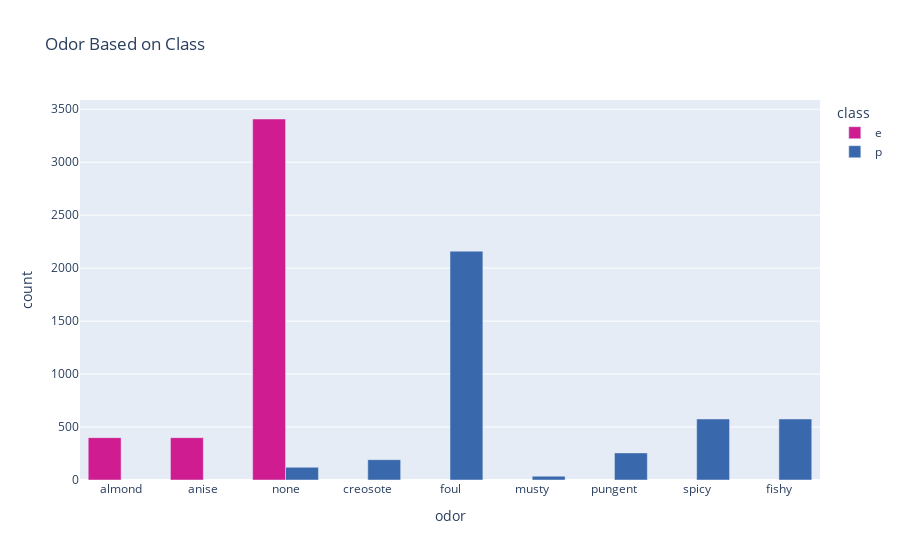

The notebook cell saved with this chart:
### Code cell
# bar chart for the Mushroom Odor feature
new_df = grouped_count_df('odor')

fig = px.bar(new_df,x='odor',y='count',color='class',color_discrete_sequence = ['rgb(207,28,144)','rgb(57,105,172)'],
              barmode='group', title = 'Odor Based on Class')

fig.update_layout(
        xaxis = dict(
        tickmode = 'array',
        tickvals = ['p','f','c','y','n','s','m','a','l'],         
        ticktext = ['pungent','foul','creosote','fishy','none','spicy','musty','almond','anise']
   )
 )

fig.show()

### Figure 1 — Plotly figure (JSON) as saved in the notebook; plotly's stock layout.template omitted (floating-point values rounded to 4 significant figures)
{"data": [{"alignmentgroup": "True", "hovertemplate": "class=e<br>odor=%{x}<br>count=%{y}<extra></extra>", "legendgroup": "e", "marker": {"color": "rgb(207,28,144)", "pattern": {"shape": ""}}, "name": "e", "offsetgroup": "e", "orientation": "v", "showlegend": true, "textposition": "auto", "type": "bar", "x": ["a", "l", "n"], "xaxis": "x", "y": [400, 400, 3408], "yaxis": "y"}, {"alignmentgroup": "True", "hovertemplate": "class=p<br>odor=%{x}<br>count=%{y}<extra></extra>", "legendgroup": "p", "marker": {"color": "rgb(57,105,172)", "pattern": {"shape": ""}}, "name": "p", "offsetgroup": "p", "orientation": "v", "showlegend": true, "textposition": "auto", "type": "bar", "x": ["c", "f", "m", "n", "p", "s", "y"], "xaxis": "x", "y": [192, 2160, 36, 120, 256, 576, 576], "yaxis": "y"}], "layout": {"autosize": true, "barmode": "group", "legend": {"title": {"text": "class"}, "tracegroupgap": 0}, "title": {"text": "Odor Based on Class"}, "xaxis": {"anchor": "y", "autorange": true, "domain": [0, 1], "range": [-0.5, 8.5], "tickmode": "array", "ticktext": ["pungent", "foul", "creosote", "fishy", "none", "spicy", "musty", "almond", "anise"], "tickvals": ["p", "f", "c", "y", "n", "s", "m", "a", "l"], "title": {"text": "odor"}, "type": "category"}, "yaxis": {"anchor": "x", "autorange": true, "domain": [0, 1], "range": [0, 3587.0], "title": {"text": "count"}, "type": "linear"}}}
